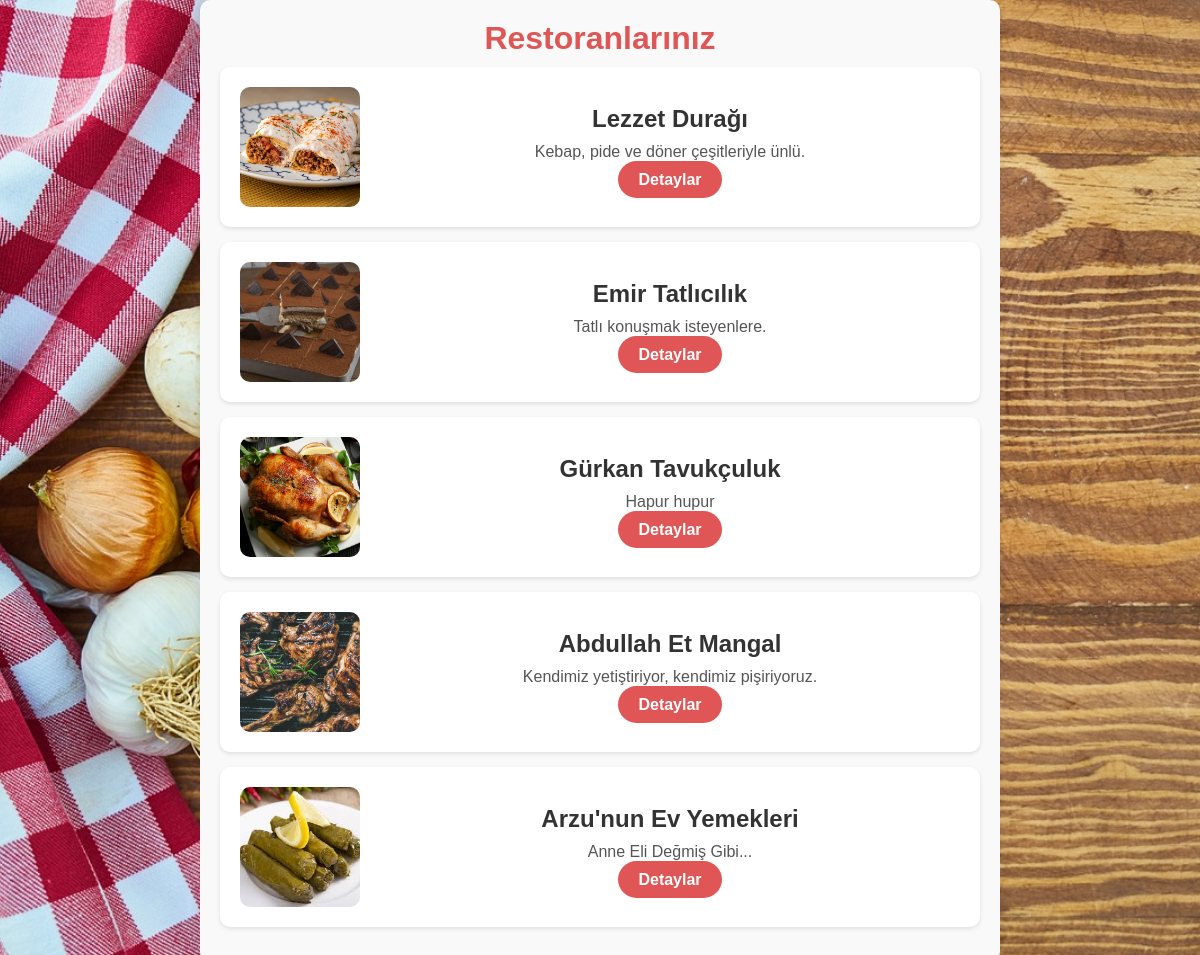
The page /list_restaurants.php (signed in) on the database its author committed.
### tables this page shows
CREATE TABLE restaurant (
    id INTEGER PRIMARY KEY AUTOINCREMENT,
    company_id INTEGER,
    name TEXT NOT NULL,
    description TEXT,
    image_path TEXT,
    created_at DATETIME DEFAULT CURRENT_TIMESTAMP,
    deleted_at DATETIME, restaurant_id INTEGER,
    FOREIGN KEY (company_id) REFERENCES company(id)
);

### list_restaurants.php (the view, shortened to what this page needs)
<?php
include 'db.php';
$user_id = $_SESSION['user_id'];
$query = "SELECT id, name, description, image_path FROM restaurant WHERE company_id = :user_id AND deleted_at IS NULL";
$stmt = $db->prepare($query);
$stmt->bindParam(':user_id', $user_id, PDO::PARAM_INT);
$stmt->execute();
$restaurants = $stmt->fetchAll(PDO::FETCH_ASSOC);
?>
<!DOCTYPE html>
<html lang="en">
<head>
    <link rel="stylesheet" href="style.css">
</head>
<body>
    <div class="restaurant-container">
        <h2>Restoranlarınız</h2>
        <?php if (count($restaurants) > 0): ?>
            <?php foreach ($restaurants as $restaurant): ?>
                <div class="restaurant">
                    <?php
                    $imagePath = strpos($restaurant['image_path'], 'images/') === 0 ? htmlspecialchars($restaurant['image_path']) : 'images/' . htmlspecialchars($restaurant['image_path']);
                    ?>
                    <img src="<?php echo $imagePath; ?>" alt="<?php echo htmlspecialchars($restaurant['name']); ?> resmi">
                    <div class="restaurant-info">
                        <h3><?php echo htmlspecialchars($restaurant['name']); ?></h3>
                        <p><?php echo htmlspecialchars($restaurant['description']); ?></p>
                        <a href="restaurant.php?id=<?php echo $restaurant['id']; ?>">Detaylar</a>
                    </div>
                </div>
            <?php endforeach; ?>
        <?php else: ?>
            <p>Henüz eklediğiniz bir restoran bulunmuyor.</p>
        <?php endif; ?>
    </div>
</body>
</html>

### style.css (style rules this page uses)
* { margin: 0; padding: 0; box-sizing: border-box; }
body { font-family: 'Open Sans', sans-serif; color: #333; background-color: #f4f4f4; }
body { background-image: url('images/background.jpeg'); background-size: cover; background-position: center center; background-repeat: no-repeat; background-attachment: fixed; background-color: #f0f4f8; color: #333; font-family: Arial, sans-serif; margin: 0; padding: 0; }
.restaurant-info { padding: 15px; }
.restaurant-info h3 { margin: 0; font-size: 18px; color: #333; }
.restaurant-info p { margin: 10px 0; color: #555; font-size: 14px; }
.restaurant-container { max-width: 900px; margin: 40px auto; background-color: #ffffff; padding: 20px; border-radius: 10px; box-shadow: 0 4px 8px rgba(0, 0, 0, 0.1); text-align: center; }
.restaurant-container h2 { color: #e05555; margin-bottom: 10px; }

### list_restaurants.php (style rules this page uses)
.restaurant-container { max-width: 800px; margin: 0 auto; padding: 20px; background-color: #f9f9f9; border-radius: 10px; box-shadow: 0 4px 8px rgba(0, 0, 0, 0.1); }
h2 { font-size: 32px; font-weight: bold; text-align: center; color: #e05555; margin-bottom: 30px; }
.restaurant { background-color: white; padding: 20px; margin-bottom: 15px; border-radius: 10px; box-shadow: 0 2px 4px rgba(0, 0, 0, 0.1); display: flex; align-items: center; }
.restaurant img { width: 120px; height: 120px; object-fit: cover; border-radius: 10px; margin-right: 20px; }
.restaurant-info { flex-grow: 1; }
.restaurant h3 { margin: 0 0 10px; font-size: 24px; }
.restaurant p { margin: 0 0 10px; font-size: 16px; }
.restaurant a { background-color: #e05555; color: white; padding: 10px 20px; border-radius: 25px; text-decoration: none; font-weight: bold; transition: background-color 0.3s ease, transform 0.2s ease; }

### rows shown on the page
restaurant: image_path (picture), name "Lezzet Durağı", description "Kebap, pide ve döner çeşitleriyle ünlü."
restaurant: image_path (picture), name "Emir Tatlıcılık", description "Tatlı konuşmak isteyenlere."
restaurant: image_path (picture), name "Gürkan Tavukçuluk", description "Hapur hupur"
restaurant: image_path (picture), name "Abdullah Et Mangal", description "Kendimiz yetiştiriyor, kendimiz pişiriyoruz."
restaurant: image_path (picture), name "Arzu'nun Ev Yemekleri", description "Anne Eli Değmiş Gibi..."
